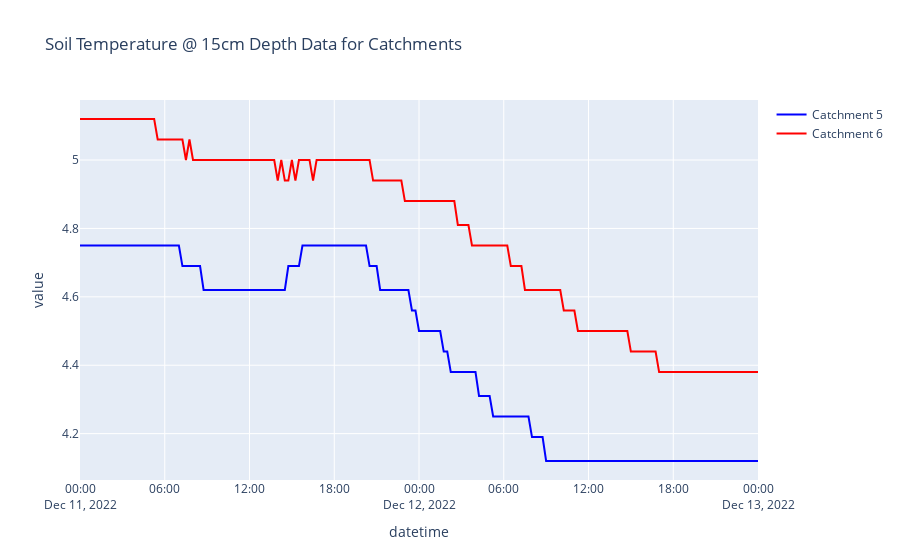

Notebook cell for this chart:
### Code cell
# Filter data for Flow in Catchment 5 and Catchment 6
measurement_type = "Soil Temperature @ 15cm Depth"   # "Soil Moisture @ 15cm Depth"  or Flow
df_catchment5 = df.loc[(df['catchmentid'] == 5) & (df['meastypedisplayname'] == measurement_type)].copy()
df_catchment6 = df.loc[(df['catchmentid'] == 6) & (df['meastypedisplayname'] == measurement_type)].copy()
    
# Convert datetime strings to datetime objects
df_catchment5['datetime'] = pd.to_datetime( df_catchment5['datetime'])
df_catchment6['datetime'] = pd.to_datetime( df_catchment6['datetime'])
    
# Check for duplicates and remove them
df_catchment5 = df_catchment5.drop_duplicates(subset=['datetime'])
df_catchment6 = df_catchment6.drop_duplicates(subset=['datetime'])

# Check if DataFrames are not empty
if not df_catchment5.empty or not df_catchment6.empty:
    fig = go.Figure()
    fig.add_trace(go.Scatter(x=df_catchment5['datetime'], y=df_catchment5['value'],
                        mode='lines', name='Catchment 5', line=dict(color='blue')))
    fig.add_trace(go.Scatter(x=df_catchment6['datetime'], y=df_catchment6['value'],
                         mode='lines', name='Catchment 6', line=dict(color='red')))

    fig.update_layout(
            title=f'{measurement_type} Data for Catchments',
            xaxis_title='datetime',
            yaxis_title='value'
        )

    # Show the chart
    fig.show()

### Figure 1 — Plotly figure (JSON) as saved in the notebook; plotly's stock layout.template omitted (floating-point values rounded to 4 significant figures; data arrays with more than 128 entries replaced by an {"elided": "..."} marker saying what was removed)
{"data": [{"line": {"color": "blue"}, "mode": "lines", "name": "Catchment 5", "type": "scatter", "x": {"elided": "193 str values"}, "y": {"elided": "193 float values"}}, {"line": {"color": "red"}, "mode": "lines", "name": "Catchment 6", "type": "scatter", "x": {"elided": "193 str values"}, "y": {"elided": "193 float values"}}], "layout": {"autosize": true, "title": {"text": "Soil Temperature @ 15cm Depth Data for Catchments"}, "xaxis": {"autorange": true, "range": ["2022-12-11", "2022-12-13"], "title": {"text": "datetime"}, "type": "date"}, "yaxis": {"autorange": true, "range": [4.064, 5.176], "title": {"text": "value"}, "type": "linear"}}}
